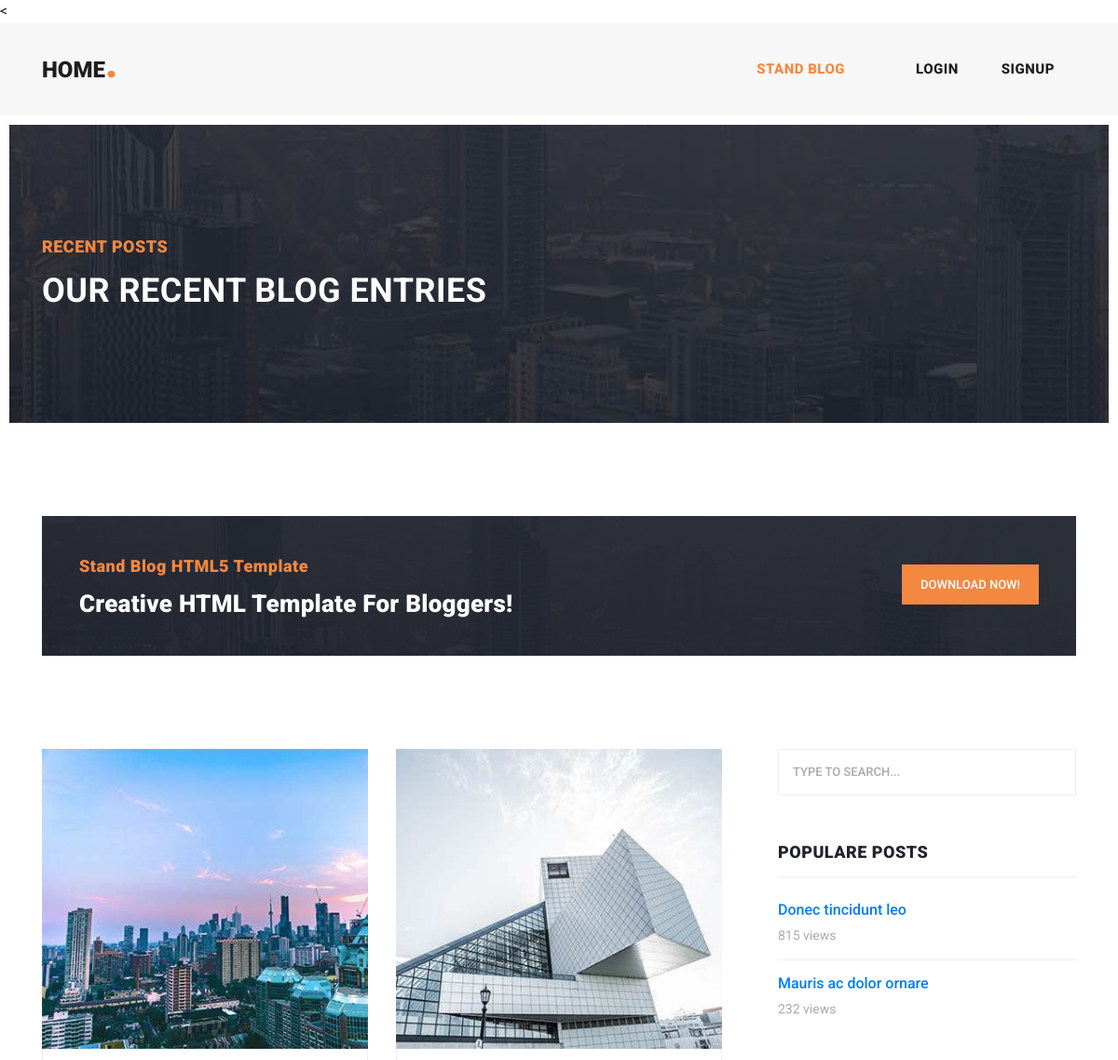
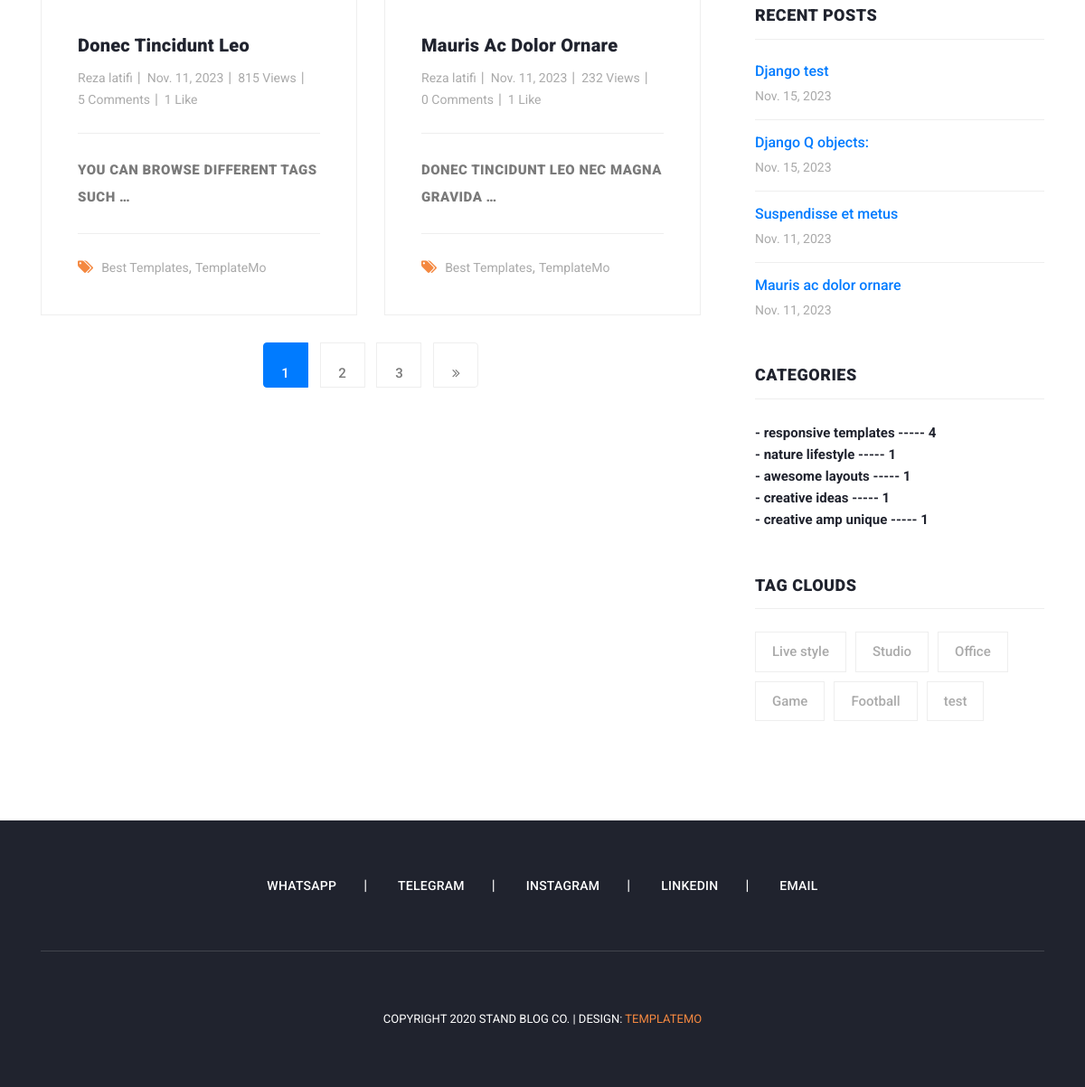
Screenshot of /blog/ with the database file from the repository (2 pictures, top to bottom).
### blog/models.py (models this page shows, shortened)
class MainModel(models.Model):
    create_date = models.DateTimeField(auto_now_add=True, blank=True, null=True, verbose_name=_("create date"))
    modify_date = models.DateTimeField(auto_now=True, blank=True, null=True, verbose_name=_("modify date"))
    is_active = models.BooleanField(default=True, verbose_name=_("is active"))
    class Meta:
        abstract = True

class Post(MainModel):
    image = models.ImageField(upload_to=UploadToPathAndRename("blog"),default='blog/defualt.jpg')
    author = models.ForeignKey(User,on_delete=models.SET_NULL,null=True, related_name='posts_author')
    title = models.CharField(max_length=255)
    slug = models.SlugField(null=True,blank=True,unique=True)
    content = models.TextField()
    tags = TaggableManager()
    category = models.ManyToManyField(Category)
    counted_views = models.IntegerField(default=0)
    status = models.BooleanField(default=False)
    published_date = models.DateTimeField(null=False)
    created_date = models.DateTimeField(auto_now_add=True)
    updated_date = models.DateTimeField(auto_now=True)
    login_require = models.BooleanField(default=False)
    def image_tag(self):
        return mark_safe(f'<img src="{settings.MEDIA_URL}{self.image}" height="50" />')
    image_tag.allow_tags = True
    image_tag.short_description = "---"
    def get_absolute_url(self):
       return reverse("blog:blog-details", args=(self.id, self.slug))

class Category(models.Model):
    name = models.CharField(max_length=255)
    def __str__(self):
        return self.name

### blog/views.py (the view)
# urls.py: path('',blog_view, name ='blog'),
def blog_view(request,**kwargs):
    posts = Post.objects.filter(status=1,published_date__lte = timezone.now())
    if kwargs.get('cat_name') != None:
        cat = kwargs.get('cat_name')
        posts = posts.filter(category__name = cat.replace("-", " "))
    if kwargs.get('author_username') != None:
        posts = posts.filter(author__username = kwargs['author_username'])
    if kwargs.get('tag_name') != None:
        posts = posts.filter(tags__slug__in = [kwargs['tag_name']])
    posts = Paginator(posts,2)
    try:
        page_number = request.GET.get('page')
        posts = posts.get_page(page_number)
    except PageNotAnInteger:
        posts = posts.get_page(1)
    except EmptyPage:
        posts = posts.get_page(1)
    tags = Tag.objects.all()
    context = {'posts':posts,'tags':tags}
    return render (request , 'blog/blog-home.html',context)

### blog/templatetags/blog_tags.py (called while the page is built)
@register.inclusion_tag('blog/recent-posts.html')
def recent_posts():
    posts = Post.objects.filter(status=1).order_by('-published_date')[:4]
    return { 'posts':posts }

@register.inclusion_tag('blog/populare-posts.html')
def populare_posts():
    posts = Post.objects.filter(status=1).order_by('-counted_views')[:2]
    return { 'posts':posts }

@register.inclusion_tag('blog/categories_posts.html')
def categories_posts():
    posts = Post.objects.filter(status=1)
    categories = Category.objects.all()
    cat_dict = {}
    for name in categories:
        cat_dict[name]=posts.filter(category=name).count()
    nule_new=dict(sorted(cat_dict.items(),key=lambda x:x[1],reverse=True))
    return {'cat_dict':nule_new}

@register.simple_tag(name='comments_count')
def function(pid):
    return Comment.objects.filter(post=pid,approach=True).count()

@register.simple_tag(name='likes_count')
def function_like(pid):
    return VoteUser.objects.filter(post=pid).count()

### context_processors/context_processors.py (called while the page is built)
def MYInformation(request):
    myinformations = Information.objects.all().first()
    year,month,day = get_data(myinformations.birthday.day,myinformations.birthday.month,myinformations.birthday.year)
    return {'myinformations':myinformations,"year":year} #"month":month,"day":day

### website/Calculation_age.py (called while the page is built)
def calculate_age(birth_date, current_date):
    years = current_date.year - birth_date.year
    months = current_date.month - birth_date.month
    days = current_date.day - birth_date.day
    if days < 0:
        months -= 1
        days += get_days_in_month(birth_date.month, birth_date.year)
    if months < 0:
        years -= 1
        months += 12
    return years, months, days

def get_days_in_month(month, year):
    if month == 2:  # February
        if year % 4 == 0 and (year % 100 != 0 or year % 400 == 0):
            return 29  # Leap year
        else:
            return 28
    elif month in [4, 6, 9, 11]:  # April, June, September, November
        return 30
    else:
        return 31

def get_data(birth_day,birth_month,birth_year):
    current_date = date.today()
    birth_date = date(birth_year, birth_month, birth_day)
    if birth_date <= current_date:
        age_years, age_months, age_days = calculate_age(birth_date, current_date)
        return age_years,age_months,age_days
    else:
        return None

### templates/blog/blog-home.html (shortened to what this page needs)
{% extends 'base_blog.html'%}
{% load humanize %}
{% load static %}
{% block content%}
{% load blog_tags %}
    <div class="heading-page header-text">
      <section class="page-heading">
        <div class="container">
          <div class="row">
            <div class="col-lg-12">
              <div class="text-content">
                <h4>Recent Posts</h4>
                <h2>Our Recent Blog Entries</h2>
              </div>
            </div>
          </div>
        </div>
      </section>
    </div>
    <section class="call-to-action">
      <div class="container">
        <div class="row">
          <div class="col-lg-12">
            <div class="main-content">
              <div class="row">
                <div class="col-lg-8">
                  <span>Stand Blog HTML5 Template</span>
                  <h4>Creative HTML Template For Bloggers!</h4>
                </div>
                <div class="col-lg-4">
                  <div class="main-button">
                    <a href="https://templatemo.com/tm-551-stand-blog" target="_parent">Download Now!</a>
                  </div>
                </div>
              </div>
            </div>
          </div>
        </div>
      </div>
    </section>
    <section class="blog-posts grid-system">
      <div class="container">
        <div class="row">
          <div class="col-lg-8">
            <div class="all-blog-posts">
              <div class="row">
                {% for post in posts %}
                <div class="col-lg-6">
                  <div class="blog-post">
                    <div class="blog-thumb">
                      <a href="{{ post.get_absolute_url }}"><img src="{{ post.image.url }} " alt=""></a>
                    </div>
                    <div class="down-content">
                      <a href="{{ post.get_absolute_url }}"><h4>{{post.title}}</h4></a>
                      <ul class="post-info">
                        <li><a href="{% url 'blog:author' author_username=post.author.username%}">{{post.author.get_full_name}}</a></li>
                        <li><a>{{post.published_date|naturalday}}</a></li>
                        <li><a>{{post.counted_views}} Views</a></li>
                        <li><a>{% comments_count post.id %} Comments</a></li>
                        <li><a>{% likes_count post.id %} Like</a></li>
                      </ul>
                      <a href="{{ post.get_absolute_url }}">{{ post.content|truncatewords:15|safe}}</a>
                      <div class="post-options">
                        <div class="row">
                          <div class="col-lg-12">
                            <ul class="post-tags">
                              <li><i class="fa fa-tags"></i></li>
                              <li><a>Best Templates</a>,</li>
                              <li><a>TemplateMo</a></li>
                            </ul>
                          </div>
                        </div>
                      </div>
                    </div>
                  </div>
                </div>
                {% endfor%}
                <div class="col-lg-12">
                  <ul class="page-numbers">
                    {% for i in posts.paginator.page_range %}
                    {% if posts.number == i %}
                    <li class="page-item active"><a href="?page={{i}}{% if request.GET.q %}&q={{request.GET.q}}{% endif %}" class="page-link">{{i}}</a></li>
                    {% else %}
                    <li class="page-item "><a href="?page={{i}}{% if request.GET.q %}&q={{request.GET.q}}{% endif %}" class="page-link">{{i}}</a></li>
                    {% endif %}
                    {% endfor%}
							    	{% if posts.has_next %}
                    <li class="page-item">
                      <a href="?page={{ posts.next_page_number }}{% if request.GET.q %}&q={{request.GET.q}}{% endif %}" class="page-link" aria-label="Next">
                        <span aria-hidden="true">
                          <span class="fa fa-angle-double-right"></span>
                        </span>
                      </a>
                    </li>
                      {% endif %}
                  </ul>
                </div>
              </div>
            </div>
          </div>
          <div class="col-lg-4">
            <div class="sidebar">
              <div class="row">
                <div class="col-lg-12">
                  {% include 'blog/blog-search.html' %}
                </div>
                {% populare_posts %}
								{% recent_posts %}
                {% categories_posts %}
                {% include 'blog/blog-all-tags.html' %}
              </div>
            </div>
          </div>
        </div>
      </div>
    </section>
    {% endblock %}

### templates/base_blog.html (shortened to what this page needs)
{% load static %}
{% load blog_tags %}
<!DOCTYPE html>
<html lang="en">
  <head>
    {% include 'blog/includes/head_references.html' %}
  </head>
  <body>
    {% include 'blog/includes/header.html' %}
    {% block content %}
    {%endblock%}
    {% include 'blog/includes/footer.html' %}
    </body>
    </html>

### templates/blog/includes/head_references.html (shortened to what this page needs)
{% load static %}
{% load compress %}
{% compress css %}
<<link href="{% static 'blog/vendor/bootstrap/css/bootstrap.min.css' %} " rel="stylesheet">
<link rel="stylesheet" type="text/css" href="{% static 'blog/assets/css/toastr.min.css' %}" media="all">
<link rel="stylesheet" href="{% static 'blog/assets/css/fontawesome.css' %} ">
<link rel="stylesheet" href="{% static 'blog/assets/css/templatemo-stand-blog.css' %} ">
<link rel="stylesheet" href="{% static 'blog/assets/css/owl.css' %} ">
{% endcompress %}

### templates/blog/includes/header.html (shortened to what this page needs)
{% load static %}
    <header class="">
      <nav class="navbar navbar-expand-lg">
        <div class="container">
          <a class="navbar-brand" href="{% url 'website:index' %}"><h2>Home<em>.</em></h2></a>
          <div class="collapse navbar-collapse" id="navbarResponsive">
            <ul class="navbar-nav ml-auto">
              <li class="nav-item {% if request.resolver_match.url_name == 'blog' %}active{% endif %}">
                <a class="nav-link" href="{% url 'blog:blog' %}">Stand Blog
                </a>
              </li>
                {% if request.user.is_authenticated %}
                <a class="nav-link">{{ request.user.username}}</a>
                <a class="nav-link" href="{% url 'accounts:logout' %}">LogOut</a>
                {% else %}
              <li class="nav-item  ">
                <a class="nav-link" href="{% url 'accounts:login' %}">Login</a>
              </li>
              <li class="nav-item">
                <a class="nav-link" href="{% url 'accounts:signup' %}">signup</a>
              </li>
              {% endif %}
            </ul>
          </div>
        </div>
      </nav>
    </header>

### templates/blog/blog-search.html
{% load static %}
<div class="sidebar-item search">
    <form id="search_form" name="gs" method="GET" action="{% url 'blog:search' %}">
      <input type="text" name="q" class="searchText" placeholder="{% if request.GET.q %}{{request.GET.q}}{%else%}type to search...{% endif %}" autocomplete="on">
    </form>
  </div>

### templates/blog/populare-posts.html (shortened to what this page needs)
{% load static %}
{% load humanize %}
<div class="col-lg-12">
    <div class="sidebar-item recent-posts">
      <div class="sidebar-heading">
        <h2>Populare Posts</h2>
      </div>
      <div class="content">
        <ul>
            {% for post in posts %}
          <li><a href="{{ post.get_absolute_url }}">
            <h6>{{post.title}}</h6>
            <span>{{post.counted_views}} views</span>
          </a></li>
          {% endfor %}
        </ul>
      </div>
    </div>
  </div>

### templates/blog/recent-posts.html (shortened to what this page needs)
{% load static %}
{% load humanize %}
<div class="col-lg-12">
    <div class="sidebar-item recent-posts">
      <div class="sidebar-heading">
        <h2>Recent Posts</h2>
      </div>
      <div class="content">
        <ul>
            {% for post in posts %}
          <li><a href="{{ post.get_absolute_url }}">
            <h6>{{post.title}}</h6>
            <span>{{post.published_date|naturalday}}</span>
          </a></li>
          {% endfor %}
        </ul>
      </div>
    </div>
  </div>

### templates/blog/categories_posts.html
  {% load static %}
  <div class="col-lg-12">
                  <div class="sidebar-item categories">
                    <div class="sidebar-heading">
                      <h2>Categories</h2>
                    </div>
                    {% for name,count in cat_dict.items %}
                    <div class="content">
                      <ul>
                        <li><a href="{% url 'blog:category' cat_name=name|slugify %}">- {{ name }}  ----- {{count}} </a></li>
                      </ul>
                    </div>
                    {% endfor %}
                  </div>
                </div>

### templates/blog/blog-all-tags.html
{% load static %}
<div class="col-lg-12">
    <div class="sidebar-item tags">
      <div class="sidebar-heading">
        <h2>Tag Clouds</h2>
      </div>
      <div class="content">
        <ul>
            {% for tag in tags %}
          <li><a href="{% url 'blog:tag' tag_name=tag.slug %}">{{tag.name}}</a></li>
          {% endfor %}
        </ul>
      </div>
    </div>
  </div>

### templates/blog/includes/footer.html
{% load static %}
<footer>
  <div class="container">
    <div class="row">
      <div class="col-lg-12">
        <ul class="social-icons">
          <li><a href="{{ myinformations.whatsapp }}">Whatsapp</a></li>
          <li><a href="{{ myinformations.telegram }}">Telegram</a></li>
          <li><a href="{{ myinformations.instagram }}">Instagram</a></li>
          <li><a href="{{ myinformations.linkedin }}">Linkedin</a></li>
          <li><a href="mailto:{{ myinformations.email }}">Email</a></li>
        </ul>
      </div>
      <div class="col-lg-12">
        <div class="copyright-text">
          <p>Copyright 2020 Stand Blog Co.
             | Design: <a rel="nofollow" href="https://templatemo.com" target="_parent">TemplateMo</a></p>
        </div>
      </div>
    </div>
  </div>
</footer>

### templates/blog/includes/footer_references.html (shortened to what this page needs)
{% load static %}
{% load compress %}

### rows the page displays
Post: image (picture), title "Donec Tincidunt Leo", author.get_full_name "Reza latifi", published_date "Nov. 11, 2023", counted_views "815", id "5", id "1", content "YOU CAN BROWSE DIFFERENT TAGS SUCH …", title "Donec tincidunt leo"
Post: image (picture), title "Mauris Ac Dolor Ornare", author.get_full_name "Reza latifi", published_date "Nov. 11, 2023", counted_views "232", id "0", id "1", content "DONEC TINCIDUNT LEO NEC MAGNA GRAVIDA …", title "Mauris ac dolor ornare"
Post: title "Django test", published_date "Nov. 15, 2023"
Post: title "Django Q objects:", published_date "Nov. 15, 2023"
Post: title "Suspendisse et metus", published_date "Nov. 11, 2023"
Category: name "responsive templates", count "4"
Category: name "nature lifestyle", count "1"
Category: name "awesome layouts", count "1"
Category: name "creative ideas", count "1"
Category: name "creative amp unique", count "1"
Tag: name "Live style"
Tag: name "Studio"
Tag: name "Office"
Tag: name "Game"
Tag: name "Football"
Tag: name "test"

### other values shown
{{ i }} "1"
{{ i }} "2" "3"
